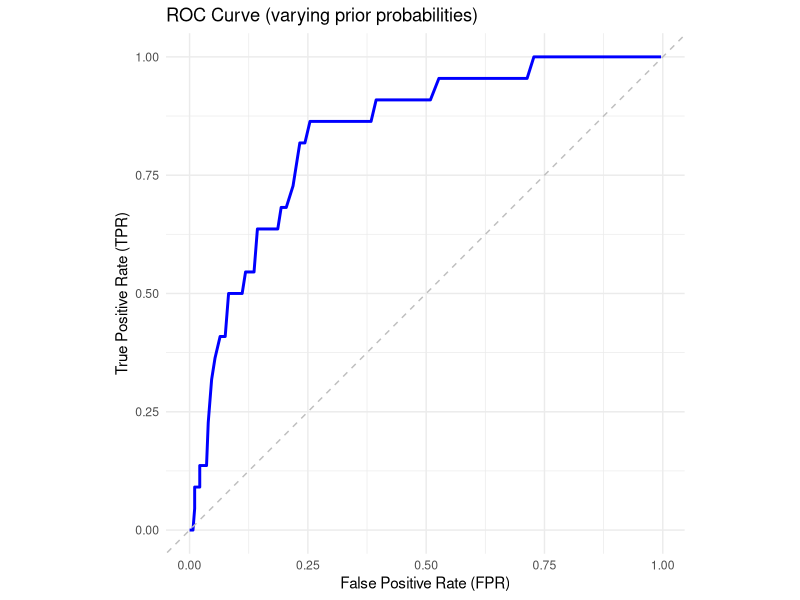
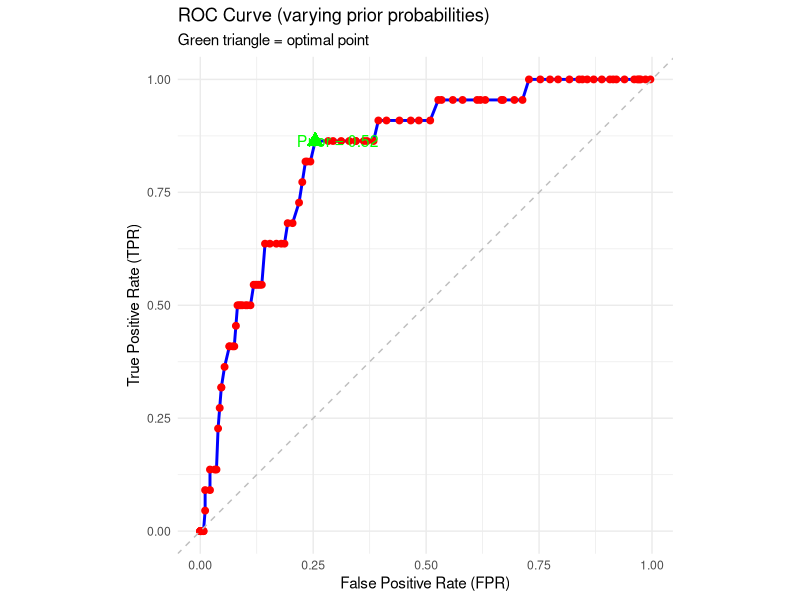

Source code (R) for these figures, in order:
library(readxl)
library(tidyverse)
library(MASS)

data <- read_xlsx("../master_data.xlsx")
model_inputs <- data[,c(3:14, 16)]

# Function to calculate ROC by varying priors
calculate_roc_by_prior <- function(formula, data, prior_seq = seq(0, 1, by = 0.1)) {
  
  # Initialize results dataframe
  roc_results <- data.frame(
    prior = numeric(),
    TPR = numeric(),
    FPR = numeric(),
    TN = numeric(),
    FP = numeric(),
    FN = numeric(),
    TP = numeric()
  )
  
  # Get the actual values
  actual <- data[[all.vars(formula)[1]]]
  
  # Get the unique levels (assuming binary)
  levels <- unique(actual)
  positive_class <- levels[2]  # Adjust if needed
  
  # Loop over prior probabilities
  for (p in prior_seq) {
    
    # Skip exact 0 and 1 as they cause issues
    if (p == 0 | p == 1) next
    
    # Fit LDA with specified prior
    model <- lda(formula, data = data, prior = c(1-p, p))
    
    # Make predictions
    pred <- predict(model, data)
    
    # Create confusion matrix
    conf_mat <- table(Predicted = pred$class, Actual = actual)
    
    # Extract values (adjust indexing based on your data)
    TN <- conf_mat[1, 1]
    FP <- conf_mat[2, 1]
    FN <- conf_mat[1, 2]
    TP <- conf_mat[2, 2]
    
    # Calculate TPR and FPR
    TPR <- TP / (TP + FN)
    FPR <- FP / (FP + TN)
    
    # Store results
    roc_results <- rbind(roc_results, data.frame(
      prior = p,
      TPR = TPR,
      FPR = FPR,
      TN = TN,
      FP = FP,
      FN = FN,
      TP = TP
    ))
  }
  
  # Sort by FPR for proper ROC curve
  roc_results <- roc_results[order(roc_results$FPR), ]
  
  return(roc_results)
}

# Run the function
#roc_data <- calculate_roc_by_prior(Vote_Flag ~ ., model_inputs)
roc_data <- calculate_roc_by_prior(Vote_Flag ~ ., model_inputs, 
                                   prior_seq = seq(0.01, 0.99, by = 0.01))
# View results
print(roc_data)

# Plot ROC curve
ggplot(roc_data, aes(x = FPR, y = TPR)) +
  geom_line(color = "blue", size = 1) +
  #geom_point(color = "red", size = 2) +
  geom_abline(intercept = 0, slope = 1, linetype = "dashed", color = "gray") +
  labs(
    title = "ROC Curve (varying prior probabilities)",
    x = "False Positive Rate (FPR)",
    y = "True Positive Rate (TPR)"
  ) +
  theme_minimal() +
  coord_equal()

# Calculate AUC (approximate)
library(zoo)
auc <- sum(diff(roc_data$FPR) * rollmean(roc_data$TPR, 2))
print(paste("Approximate AUC:", round(auc, 3)))

# Calculate distance to top-left corner (0, 1)
roc_data$distance <- sqrt(roc_data$FPR^2 + (1 - roc_data$TPR)^2)

# Find the point with minimum distance
optimal_point <- roc_data[which.min(roc_data$distance), ]

print(optimal_point)
print(paste("Optimal prior probability:", optimal_point$prior))
print(paste("TPR:", round(optimal_point$TPR, 3)))
print(paste("FPR:", round(optimal_point$FPR, 3)))

# Plot ROC curve with optimal point highlighted
ggplot(roc_data, aes(x = FPR, y = TPR)) +
  geom_line(color = "blue", size = 1) +
  geom_point(color = "red", size = 2) +
  geom_point(data = optimal_point, aes(x = FPR, y = TPR), 
             color = "green", size = 4, shape = 17) +
  geom_abline(intercept = 0, slope = 1, linetype = "dashed", color = "gray") +
  annotate("text", x = optimal_point$FPR + 0.05, y = optimal_point$TPR,
           label = paste("Prior =", optimal_point$prior), 
           color = "green", size = 4) +
  labs(
    title = "ROC Curve (varying prior probabilities)",
    subtitle = "Green triangle = optimal point",
    x = "False Positive Rate (FPR)",
    y = "True Positive Rate (TPR)"
  ) +
  theme_minimal() +
  coord_equal()

# Fit a model to see the level order
model <- lda(Vote_Flag ~ ., data = model_inputs)

# Check the levels - this shows the order
model$lev

# This tells you:
# prior = c(1-p, p) means:
# First value (1-p = 0.48) goes to model$lev[1]
# Second value (p = 0.52) goes to model$lev[2]